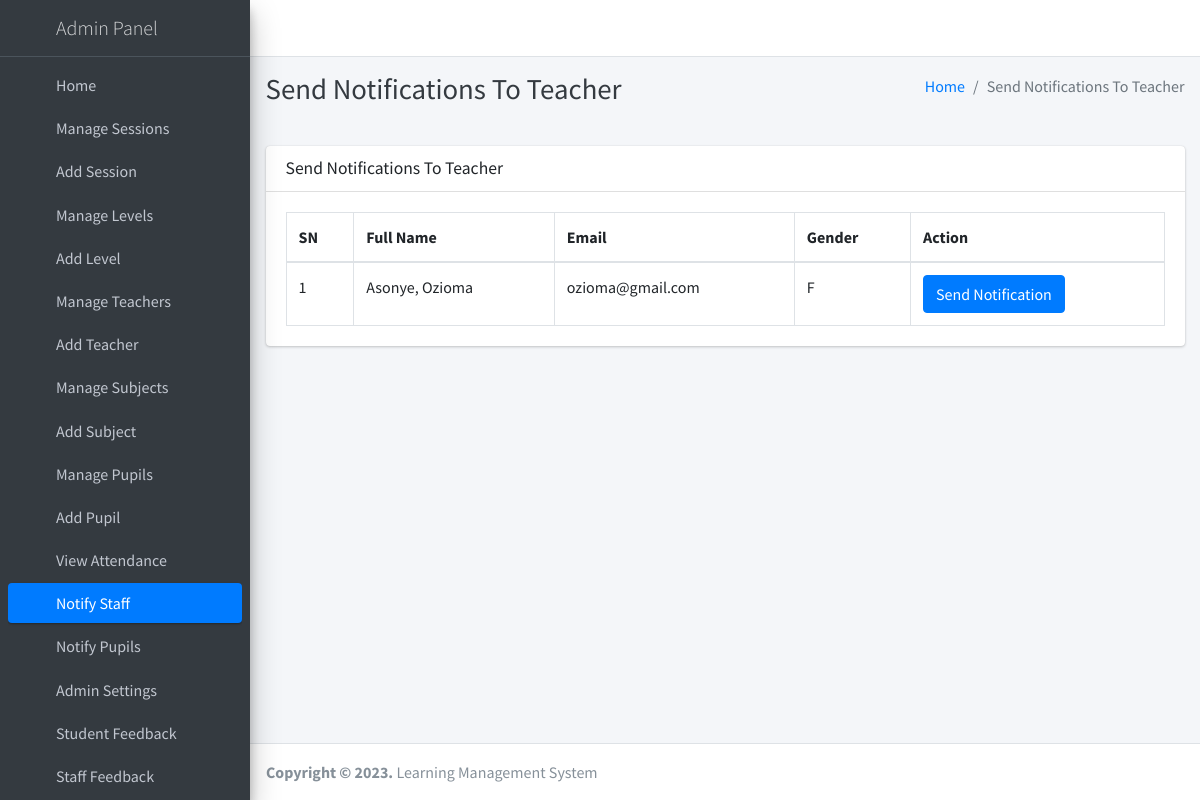
The page /admin_notify_staff (signed in) on the database its author committed.
### main_app/models.py (models this page shows, shortened)
class CustomUser(AbstractUser):
    USER_TYPE = ((1, "HOD"), (2, "Staff"), (3, "Student"))
    GENDER = [("M", "Male"), ("F", "Female")]
    username = None  # Removed username, using email instead
    email = models.EmailField(unique=True)
    user_type = models.CharField(default=1, choices=USER_TYPE, max_length=1)
    gender = models.CharField(max_length=1, choices=GENDER)
    profile_pic = models.ImageField(blank=True, null=True)
    address = models.CharField(max_length=200, blank=True, null=True)
    fcm_token = models.TextField(default="")  # For firebase notifications
    created_at = models.DateTimeField(auto_now_add=True)
    updated_at = models.DateTimeField(auto_now=True)
    USERNAME_FIELD = "email"
    REQUIRED_FIELDS = []
    objects = CustomUserManager()

### main_app/hod_views.py (the view)
# urls.py: path("admin_notify_staff", hod_views.admin_notify_staff,
def admin_notify_staff(request):
    staff = CustomUser.objects.filter(user_type=2)
    context = {
        'page_title': "Send Notifications To Teacher",
        'allStaff': staff
    }
    return render(request, "hod_template/staff_notification.html", context)

### main_app/templates/hod_template/staff_notification.html (shortened to what this page needs)
{% extends 'main_app/base.html' %}
{% load static %}
{% block page_title %}{{page_title}}{% endblock page_title %}
{% block content %}
<section class="content">
    <div class="container-fluid">
        <div class="row">
            <div class="col-md-12">
                <div class="card">
                    <div class="card-header">
                        <h3 class="card-title">{{page_title}}</h3>
                    </div>
                    <div class="card-body">
                        <table id="example2" class="table table-bordered table-hover">
                            <thead>
                                <tr>
                                    <th>SN</th>
                                    <th>Full Name</th>
                                    <th>Email</th>
                                    <th>Gender</th>
                                    <th>Action</th>
                                </tr>
                            </thead>
                            <tbody>
                                {% for staff in allStaff %}
                                <tr>
                                    <td>{{ forloop.counter }}</td>
                                    <td>{{staff.last_name}}, {{staff.first_name}}</td>
                                    <td>{{staff.email}}</td>
                                    <td>{{staff.gender}}</td>
                                    <td><button data-toggle = "modal" data-target = "#myModal"class="btn btn-primary show_notification" value="{{staff.id}}">Send Notification</button>
                                    </td>
                                </tr>
                                {% endfor %}
                            </tbody>
                        </table>
                    </div>
                </div>
            </div>
        </div>
    </div>
</section>
{% endblock content %}

### rows shown on the page
CustomUser: last_name "Asonye", first_name "Ozioma", email "ozioma@gmail.com", gender "F", {{ staff.id }} 2 (drawn)

### other values the page prints
{{ page_title }} "Send Notifications To Teacher"
